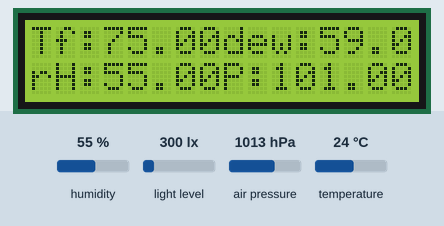
A sketch run on a simulated Arduino MKR. On the bench: 16×2 character LCD. The inputs (shaded band) are chosen by the test bench; at power-on: humidity 55 %, light level 300 lx, air pressure 1013 hPa, temperature 24 °C. What the sketch prints to the serial monitor is not drawn.

Above: at 1.2 s.
1.3 s: humidity set to 22 %
At 10.7 s:
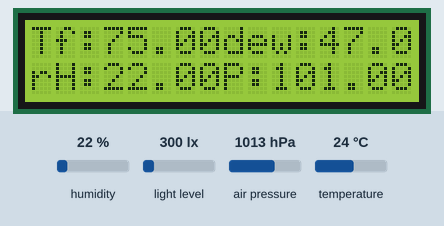
15.3 s: light level set to 40 lx
At 25.6 s:
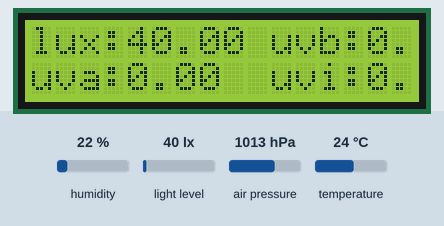
26.6 s: air pressure set to 952 hPa
At 31.2 s:
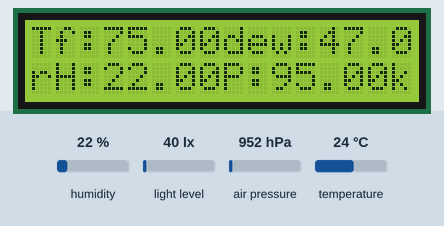
36.6 s: temperature set to 12 °C
At 40.8 s:
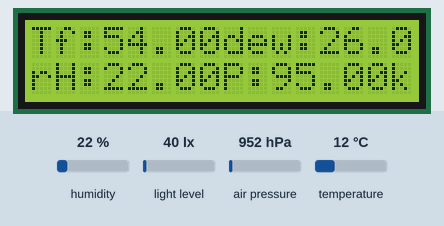
46.6 s: humidity set to 40 %
At 50.5 s:
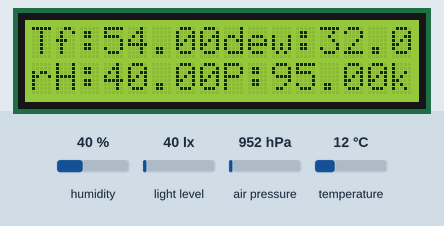
Timing chart, 0 to 52.0 s (numbered marks = the images above; inputs shaded):
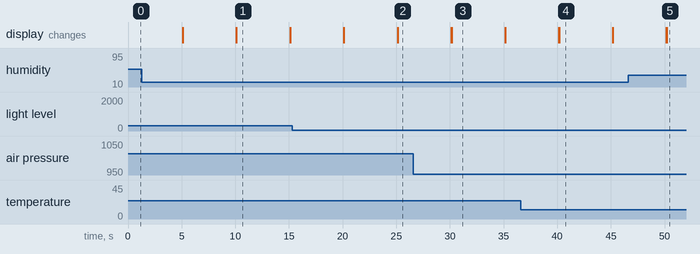

Measured:
- what the display in image 1 shows lasts 5.0 s, from 10.1 s to 15.1 s

The sketch:

env_lcd4.ino
```cpp
#include <LiquidCrystal.h>
#include <Arduino_MKRENV.h>

LiquidCrystal lcd(0,1,2,3,4,5);

float Tf = 0.0;
float rH = 0.0;
float P = 0.0;
float Light = 0.0;
float UVA = 0.0;
float UVB = 0.0;
float UVI = 0.0;
float Dewf = 0.0;

void getReadings() {
  //get sensor readings
  Tf = ENV.readTemperature(FAHRENHEIT);
  rH = ENV.readHumidity();
  P = ENV.readPressure();
  Light = ENV.readIlluminance();
  UVA = ENV.readUVA();
  UVB = ENV.readUVB();
  UVI = ENV.readUVIndex();
  Dewf = Tf - (9 * (100 - rH) / 25);
}

void printReadings(float Tf, float rH, float Dewf, float P, float Light, float UVA, float UVB, float UVI) {

  Serial.print("Tf = ");
  Serial.print(Tf);
  Serial.print("°F  ");

  Serial.print("rH = ");
  Serial.print(rH);
  Serial.print("%  ");

  Serial.print("dew:");
  Serial.print(round(Dewf));
  Serial.print("°F  ");

  Serial.print("P = ");
  Serial.print(P);
  Serial.print("kPa  ");

  Serial.print("lux = ");
  Serial.print(Light);
  Serial.print("  ");

  Serial.print("UVA = ");
  Serial.print(UVA);
  Serial.print("  ");

  Serial.print("UVB = ");
  Serial.print(UVB);
  Serial.print("  ");

  Serial.print("UVI = ");
  Serial.print(UVI);
  Serial.println("  ");
}

void displayReadings(float Tf, float rH, float Dewf, float P, float Light, float UVA, float UVB, float UVI) {
  lcd.home();

  //Temperature
  lcd.setCursor(0,0);
  lcd.print("Tf:");
  lcd.print(round(Tf));
  lcd.print((char)223);
  lcd.print("F ");
  //Humidity
  lcd.setCursor(0,1);
  lcd.print("rH:");
  lcd.print(round(rH));
  lcd.print("% ");

  //Dewpoint
  lcd.setCursor(8,0);
  lcd.print("dew:");
  lcd.print(round(Dewf));
  lcd.print((char)223);
  lcd.print("F ");
  //Pressure
  lcd.setCursor(8,1);
  lcd.print("P:");
  lcd.print(round(P));
  lcd.print("kPa ");

  delay(5000);
  lcd.clear();

  //Light (Illuminance)
  lcd.setCursor(0,0);
  lcd.print("lux:");
  lcd.print(round(Light));

  //UVA
  lcd.setCursor(0,1);

  lcd.print("uva:");
  lcd.print(round(UVA));

  //UVB
  lcd.setCursor(10,0);
  lcd.print("uvb:");
  lcd.print(round(UVB));

  //UV Index
  lcd.setCursor(10,1);
  lcd.print("uvi:");
  lcd.print(round(UVI));

  delay(5000);
  lcd.clear();
}

void displayIntro(String line1,  String line2) {
  lcd.setCursor(0,0);
  lcd.print(line1);
  lcd.setCursor(0,1);
  lcd.print(line2);
}

void setup() {
  lcd.begin(16, 2);

  displayIntro("@diygrowdata",  "diygrowdata.com");

  Serial.begin(9600);
  while (!Serial);

  if (!ENV.begin()) {
    Serial.println("Failed to initialize MKR ENV shield!");
    while (1);
  }
}

void loop() {
  getReadings();
  printReadings(Tf, rH, Dewf, P, Light, UVA, UVB, UVI);
  displayReadings(Tf, rH, Dewf, P, Light, UVA, UVB, UVI);

}
```
